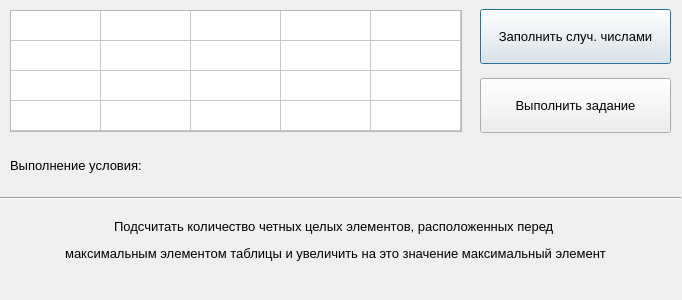
<?xml version="1.0" encoding="UTF-8"?>
<ui version="4.0">
 <class>Dialog</class>
 <widget class="QDialog" name="Dialog">
  <property name="geometry">
   <rect>
    <x>0</x>
    <y>0</y>
    <width>682</width>
    <height>300</height>
   </rect>
  </property>
  <property name="minimumSize">
   <size>
    <width>682</width>
    <height>300</height>
   </size>
  </property>
  <property name="maximumSize">
   <size>
    <width>682</width>
    <height>300</height>
   </size>
  </property>
  <property name="windowTitle">
   <string>Dialog</string>
  </property>
  <widget class="QTableWidget" name="tableWidget">
   <property name="enabled">
    <bool>true</bool>
   </property>
   <property name="geometry">
    <rect>
     <x>10</x>
     <y>10</y>
     <width>452</width>
     <height>122</height>
    </rect>
   </property>
   <property name="minimumSize">
    <size>
     <width>441</width>
     <height>0</height>
    </size>
   </property>
   <property name="maximumSize">
    <size>
     <width>455</width>
     <height>220</height>
    </size>
   </property>
   <property name="font">
    <font>
     <pointsize>10</pointsize>
    </font>
   </property>
   <property name="rowCount">
    <number>4</number>
   </property>
   <attribute name="horizontalHeaderVisible">
    <bool>false</bool>
   </attribute>
   <attribute name="horizontalHeaderCascadingSectionResizes">
    <bool>false</bool>
   </attribute>
   <attribute name="horizontalHeaderMinimumSectionSize">
    <number>55</number>
   </attribute>
   <attribute name="horizontalHeaderDefaultSectionSize">
    <number>90</number>
   </attribute>
   <attribute name="verticalHeaderVisible">
    <bool>false</bool>
   </attribute>
   <attribute name="verticalHeaderHighlightSections">
    <bool>false</bool>
   </attribute>
   <row>
    <property name="text">
     <string/>
    </property>
   </row>
   <row>
    <property name="text">
     <string/>
    </property>
   </row>
   <row>
    <property name="text">
     <string/>
    </property>
   </row>
   <row>
    <property name="text">
     <string/>
    </property>
   </row>
   <column>
    <property name="text">
     <string>C1</string>
    </property>
   </column>
   <column>
    <property name="text">
     <string>C2</string>
    </property>
   </column>
   <column>
    <property name="text">
     <string>C3</string>
    </property>
   </column>
   <column>
    <property name="text">
     <string>C4</string>
    </property>
   </column>
   <column>
    <property name="text">
     <string>C5</string>
    </property>
   </column>
  </widget>
  <widget class="QPushButton" name="btn_random_number">
   <property name="geometry">
    <rect>
     <x>480</x>
     <y>9</y>
     <width>191</width>
     <height>55</height>
    </rect>
   </property>
   <property name="font">
    <font>
     <family>Segoe UI</family>
     <pointsize>10</pointsize>
    </font>
   </property>
   <property name="text">
    <string>Заполнить случ. числами</string>
   </property>
  </widget>
  <widget class="QPushButton" name="btn_solve">
   <property name="geometry">
    <rect>
     <x>480</x>
     <y>78</y>
     <width>191</width>
     <height>55</height>
    </rect>
   </property>
   <property name="font">
    <font>
     <family>Segoe UI</family>
     <pointsize>10</pointsize>
    </font>
   </property>
   <property name="text">
    <string>Выполнить задание</string>
   </property>
  </widget>
  <widget class="QLabel" name="label_max">
   <property name="geometry">
    <rect>
     <x>10</x>
     <y>140</y>
     <width>491</width>
     <height>51</height>
    </rect>
   </property>
   <property name="font">
    <font>
     <family>Segoe UI</family>
     <pointsize>10</pointsize>
    </font>
   </property>
   <property name="text">
    <string>&lt;html&gt;&lt;head/&gt;&lt;body&gt;&lt;p&gt;Выполнение условия:&lt;/p&gt;&lt;/body&gt;&lt;/html&gt;</string>
   </property>
  </widget>
  <widget class="QLabel" name="label_task_1">
   <property name="geometry">
    <rect>
     <x>20</x>
     <y>210</y>
     <width>631</width>
     <height>61</height>
    </rect>
   </property>
   <property name="font">
    <font>
     <family>Segoe UI</family>
     <pointsize>10</pointsize>
    </font>
   </property>
   <property name="text">
    <string>&lt;html&gt;&lt;head/&gt;&lt;body&gt;&lt;p align=&quot;center&quot;&gt;Подсчитать количество четных целых элементов, расположенных перед &lt;/p&gt;&lt;p align=&quot;center&quot;&gt;максимальным элементом таблицы и увеличить на это значение максимальный элемент&lt;/p&gt;&lt;/body&gt;&lt;/html&gt;</string>
   </property>
  </widget>
  <widget class="QLabel" name="label_error">
   <property name="geometry">
    <rect>
     <x>350</x>
     <y>144</y>
     <width>321</width>
     <height>41</height>
    </rect>
   </property>
   <property name="font">
    <font>
     <family>Segoe UI</family>
     <pointsize>13</pointsize>
     <weight>50</weight>
     <bold>false</bold>
    </font>
   </property>
   <property name="styleSheet">
    <string notr="true">color: rgb(170, 0, 0);</string>
   </property>
   <property name="text">
    <string/>
   </property>
  </widget>
  <widget class="Line" name="line">
   <property name="geometry">
    <rect>
     <x>0</x>
     <y>190</y>
     <width>681</width>
     <height>16</height>
    </rect>
   </property>
   <property name="orientation">
    <enum>Qt::Horizontal</enum>
   </property>
  </widget>
 </widget>
 <resources/>
 <connections/>
</ui>
